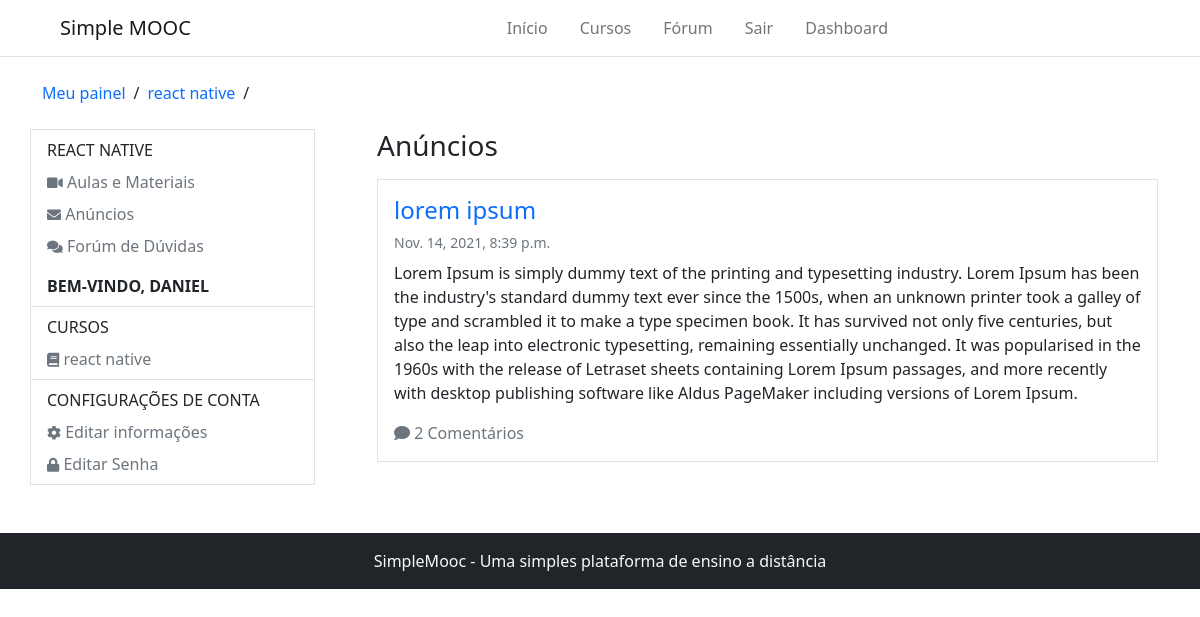
/accounts/course-adverts/react-native/ (signed in), run on an earlier commit of the app's database.
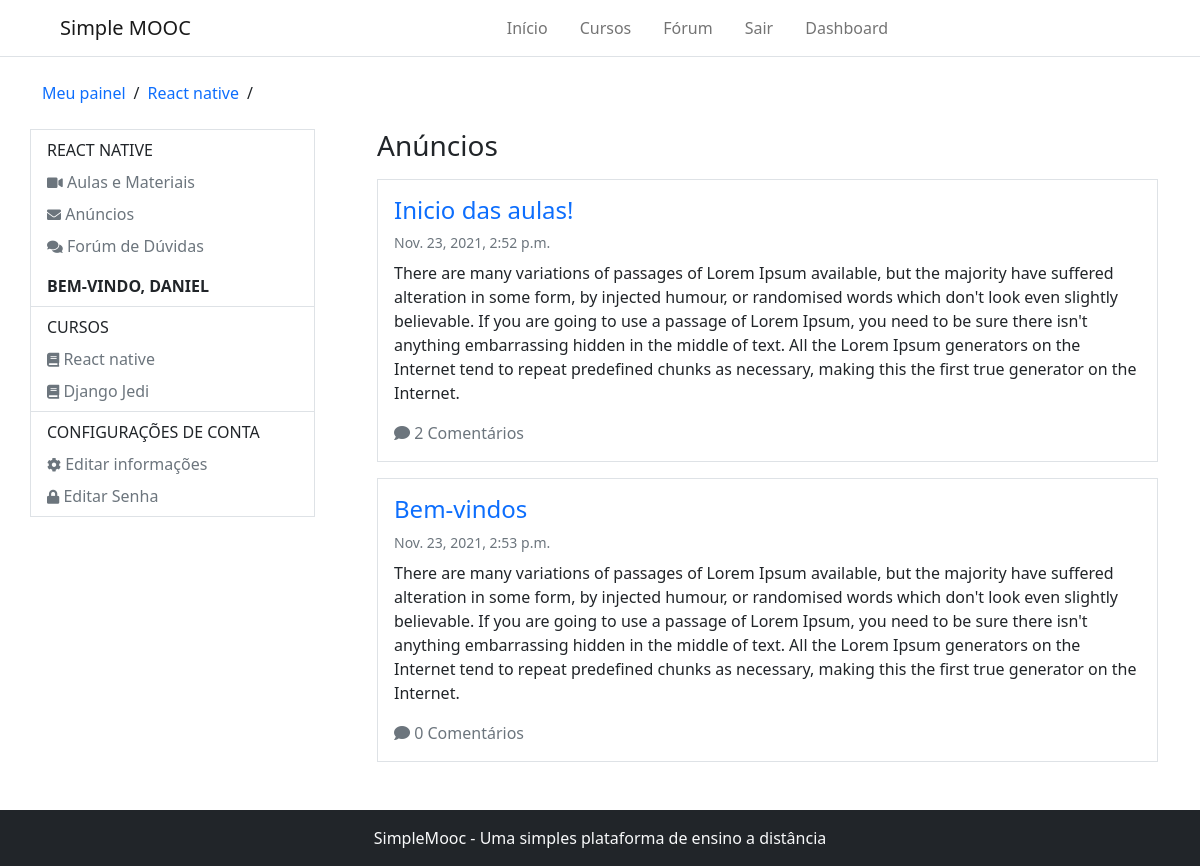
And on a later commit of the database.
### Courses/models.py (models this page shows, shortened)
class Course(models.Model):
    name_course = models.CharField(max_length=50, verbose_name='Nome do curso')
    slug_course = models.SlugField(verbose_name='Atalho', blank=True)
    description_course = models.CharField(max_length=255, verbose_name='Descrição do curso')
    about_course = models.TextField(verbose_name='Sobre o curso')
    image_course = models.ImageField(upload_to='course_img/%Y/%m/%d', verbose_name='Imagem', null=True, blank=True)
    created_at = models.DateTimeField(auto_now_add= True, verbose_name='Data de criação')
    update_at = models.DateTimeField(auto_now=True, verbose_name='Data de atualização')
    objects = CourseManager()
    def __str__(self):
        return self.name_course
    def course_adverts_url(self):
        return reverse('course-adverts', args=[self.slug_course])
    class Meta:
        verbose_name = 'curso'
        verbose_name_plural = 'cursos'

class subscribe(models.Model):
    STATUS_CHOICES = (
        (0, 'Análise'),
        (1, 'Aprovado'),
        (2, 'Cancelado'),
    )
    user = models.ForeignKey(settings.AUTH_USER_MODEL, on_delete=models.CASCADE, verbose_name='Usuário')
    course = models.ForeignKey(Course, on_delete=models.CASCADE, verbose_name='Curso')
    status = models.IntegerField(choices=STATUS_CHOICES, default=0, blank=True, verbose_name='Situação')
    created_at = models.DateTimeField(auto_now_add=True, verbose_name='Criado em')
    update_at = models.DateTimeField(auto_now=True, verbose_name='Atualizado em')
    def is_approved(self):
        return self.status == 1
    class Meta:
        verbose_name = 'Inscrição'
        verbose_name_plural = 'Inscrições'
        unique_together = (('user', 'course'),)

class Advert(models.Model):
    course = models.ForeignKey(Course, on_delete=models.CASCADE, verbose_name='Curso', related_name='Adverts')
    title = models.CharField(max_length=100, verbose_name='Título do anúncio')
    content = models.TextField(verbose_name='Conteúdo')
    created_at = models.DateTimeField(auto_now_add=True, verbose_name='Criado em')
    update_at = models.DateTimeField(auto_now=True, verbose_name='Atualizado em')
    class Meta:
        verbose_name = 'Anúncio'
        verbose_name_plural = 'Anúncios'

### Accounts/models.py (models this page shows, shortened)
class User(AbstractBaseUser, PermissionsMixin):
    username = models.CharField(max_length=50, verbose_name='Nome de usuário', unique=True,
        validators=[validators.RegexValidator(re.compile('^[\w.@+-]+$'),
        'O nome de usuário só pode conter letras números, ou os seguintes caracteres: @/./+/-/_',
        'invalid')]
    )
    email = models.EmailField(unique=True, verbose_name='E-mail')
    full_name = models.CharField(max_length=100, blank=True, verbose_name='Nome completo')
    is_active = models.BooleanField(blank=True, default=True, verbose_name='Está ativo?')
    is_staff = models.BooleanField(blank=True, default=False, verbose_name='Pertence a equipe?')
    date_joined = models.DateTimeField(auto_now_add=True, verbose_name='Data de entrada')
    objects = UserManager()
    USERNAME_FIELD = 'username'
    REQUIRED_FIELDS = ['email', 'full_name']
    def __str__(self):
        return self.username
    class Meta:
        verbose_name = 'Usuário'
        verbose_name_plural = 'Usuários'

### Accounts/decorators.py (the view)
    def wrapper(request, *args, **kwargs):
        slug = kwargs.get('slug')
        course = get_object_or_404(Course, slug_course=slug)
        try:
            subscriber = get_object_or_404(subscribe, user=request.user, course=course)
        except:
            messages.error(request, 'Desculpe, mas você não tem permissão para acessar essa página')
            return redirect('dashboard')
        if not subscriber.is_approved():
            messages.error(request, 'A sua inscrição no curso ainda está pendente')
            return redirect('dashboard')
        request.course = course
        return detail_advert(request, *args, **kwargs)

### Accounts/views.py (called while the page is built)
@login_required
@subscription_required
def course_adverts(request, slug):
    course = request.course
    adverts = course.Adverts.all()
    return render(request, 'registration/course_adverts.html', {'course': course, 'adverts': adverts})

### Courses/templatetags/courses_tags.py (called while the page is built)
@register.inclusion_tag('partials/_my_courses.html')
def user_courses(user):
    registrations = subscribe.objects.order_by('-id').filter(user=user)
    return {'registrations': registrations}

### Accounts/templates/registration/course_adverts.html
{% extends 'registration/dashboard.html' %}
{% block 'breadcrumbs' %}
    {{ block.super }}
    <li><a href="{{ course.course_adverts_url }}" class="text-decoration-none">{{ course }}</a></li>
    <li>/</li>
{% endblock %}
{% block 'dashboard-aside' %}
    <ul class="nav flex-column px-3 py-2">
        <p class="mb-0 text-uppercase">{{ course }}</p>
        <li class="nav-item">
            <a class="nav-link px-0 link-secondary pb-0" href="{% url 'lessons' course.slug_course %}">
                <i class="fas fa-video" style="font-size: 14px"></i> Aulas e Materiais
            </a>
        </li>
        <li class="nav-item">
            <a class="nav-link px-0 link-secondary pb-0" href="{% url 'course-adverts' course.slug_course %}">
                <i class="fas fa-envelope" style="font-size: 14px"></i> Anúncios
            </a>
        </li>
        <li class="nav-item">
            <a class="nav-link px-0 link-secondary pb-0" href="{% url 'forum' %}">
                <i class="fas fa-comments" style="font-size: 14px"></i> Forúm de Dúvidas
            </a>
        </li>
    </ul>
    {{ block.super }}
{% endblock %}
{% block 'dashboard-main' %}
    <h1 class="fs-3 mb-3">Anúncios</h1>
    <div class="d-flex flex-column gap-3">
        {% for advert in adverts %}
            <div class="border border-1 p-3">
                <h2 class="fs-4">
                    <a href="{% url 'detail-advert' course.slug_course advert.id %}" class="text-decoration-none">{{ advert.title }}</a>
                </h2>
                <small class="text-muted d-block mb-2">{{ advert.created_at }}</small>
                <p>{{ advert.content }}</p>
                <i class="fas fa-comment text-secondary"></i>
                <a href="#" class="text-decoration-none text-muted">
                    {% with comments_count=advert.Comments.count %}
                        {{ comments_count }} Comentário{{ comments_count|pluralize }}
                    {% endwith %}
                </a>
            </div>
        {% endfor %}
    </div>
{% endblock %}

### Accounts/templates/registration/dashboard.html (shortened to what this page needs)
{% extends 'base.html' %}
{% load courses_tags %}
{% block 'content' %}
    {% include 'partials/_header.html' %}
    <div class="container">
        <ul class="d-flex align-items-center my-4 p-0 gap-2" style="list-style: none;">
            {% block 'breadcrumbs' %}
                <li><a href="{% url 'dashboard' %}" class="text-decoration-none">Meu painel</a></li>
                <li>/</li>
            {% endblock %}
        </ul>
        <div class="row mb-5">
            <div class="col-3 p-0 d-block border border-1" style="margin-right: 50px; height: max-content;">
                {% block 'dashboard-aside' %}
                    <p class="text-uppercase fw-bold px-3 py-2 m-0 border-bottom">bem-vindo, {{ user.username }}</p>
                    <ul class="nav flex-column border-bottom px-3 py-2">
                        <p class="mb-0 text-uppercase">Cursos</p>
                        {% user_courses user %}
                    </ul>
                    <ul class="nav flex-column px-3 py-2">
                        <p class="mb-0 text-uppercase">Configurações de conta</p>
                        <li class="nav-item">
                            <a class="nav-link px-0 link-secondary pb-0" href="{% url 'edit_account' %}">
                                <i class="fas fa-cog" style="font-size: 14px"></i> Editar informações
                            </a>
                        </li>
                        <li class="nav-item">
                            <a class="nav-link px-0 link-secondary pb-0" href="{% url 'edit_password' %}">
                                <i class="fas fa-lock" style="font-size: 14px"></i> Editar Senha
                            </a>
                        </li>
                    </ul>
                {% endblock %}
            </div>
            <div class="col">
                {% block 'dashboard-main' %}{% endblock %}
            </div>
        </div>
    </div>
    {% include 'partials/_footer.html' %}
{% endblock %}

### templates/base.html (shortened to what this page needs)
{% load static %}
<!DOCTYPE html>
<html lang="pt-br">
<head>
    <link rel="stylesheet" href="https://use.fontawesome.com/releases/v5.15.4/css/all.css">
    <link href="https://cdn.jsdelivr.net/npm/bootstrap@5.0.2/dist/css/bootstrap.min.css" rel="stylesheet">
</head>
<body>
    <div id="content">
        {% block 'content' %} {% endblock %}
    </div>
</body>
</html>

### templates/partials/_header.html (shortened to what this page needs)
<nav class="navbar navbar-expand-lg navbar-light bg-light border-bottom" style="background-color: white !important;">
    <div class="container-fluid">
        <a class="navbar-brand ms-5" href="/">Simple MOOC</a>
        <div class="collapse navbar-collapse" id="navbarSupportedContent">
            <ul class="navbar-nav me-auto mb-2 mb-lg-0 mx-auto" style="gap: 1rem;">
                <li class="nav-item">
                    {% if home %}
                        <a class="nav-link active" aria-current="page" href="{% url 'home' %}">Início</a>
                    {% else %}
                        <a class="nav-link" aria-current="page" href="{% url 'home' %}">Início</a>
                    {% endif %}
                </li>
                <li class="nav-item">
                    {% if courses %}
                        <a class="nav-link active" aria-current="page" href="{% url 'courses' %}">Cursos</a>
                    {% else %}
                        <a class="nav-link" aria-current="page" href="{% url 'courses' %}">Cursos</a>
                    {% endif %}
                </li>
                <li class="nav-item">
                    <a class="nav-link" aria-current="page" href="{% url 'forum' %}">Fórum</a>
                </li>
                {% if user.is_authenticated %}
                    <li class="nav-item">
                        <a class="nav-link" aria-current="page" href="{% url 'logout' %}">Sair</a>
                    </li>
                    <li class="nav-item">
                        <a class="nav-link" aria-current="page" href="{% url 'dashboard' %}">Dashboard</a>
                    </li>
                {% else %}
                    <li class="nav-item">
                        <a class="nav-link" aria-current="page" href="{% url 'login' %}">Entrar</a>
                    </li>
                {% endif %}
            </ul>
        </div>
    </div>
</nav>

### templates/partials/_my_courses.html
{% for subscribe in registrations %}
    <li class="nav-item">
        <a class="nav-link px-0 link-secondary pb-0" aria-current="page" href="{{ subscribe.course.course_user_url }}">
            <i class="fas fa-book" style="font-size: 14px"></i> {{ subscribe.course }}
        </a>
    </li>
{% empty %}
    <p class="text-muted">Você não está escrito em nenhum curso</p>
{% endfor %}

### templates/partials/_footer.html
<footer class="text-center bg-dark py-3 mt-5">
    <small class="text-light fs-6">SimpleMooc - Uma simples plataforma de ensino a distância</small>
</footer>

What changed in the data, as far as the page shows it:
removed Course: name_course "react native", name_course "REACT NATIVE"
removed subscribe: course "react native"
removed Advert: title "lorem ipsum", created_at "Nov. 14, 2021, 8:39 p.m.", content "Lorem Ipsum is simply dummy text of the printing and typesetting industry. Lorem Ipsum has been the industry's standard dummy text ever since the 1500s, when an unknown printer took a galley of type and scrambled it to make a type specimen book. It has survived not only five centuries, but also the leap into electronic typesetting, remaining essentially unchanged. It was popularised in the 1960s with the release of Letraset sheets containing Lorem Ipsum passages, and more recently with desktop publishing software like Aldus PageMaker including versions of Lorem Ipsum.", Comments.count "2"
added Course: name_course "React native", name_course "REACT NATIVE"
added subscribe: course "React native"
added subscribe: course "Django Jedi"
added Advert: title "Inicio das aulas!", created_at "Nov. 23, 2021, 2:52 p.m.", content "There are many variations of passages of Lorem Ipsum available, but the majority have suffered alteration in some form, by injected humour, or randomised words which don't look even slightly believable. If you are going to use a passage of Lorem Ipsum, you need to be sure there isn't anything embarrassing hidden in the middle of text. All the Lorem Ipsum generators on the Internet tend to repeat predefined chunks as necessary, making this the first true generator on the Internet.", Comments.count "2"
added Advert: title "Bem-vindos", created_at "Nov. 23, 2021, 2:53 p.m.", content "There are many variations of passages of Lorem Ipsum available, but the majority have suffered alteration in some form, by injected humour, or randomised words which don't look even slightly believable. If you are going to use a passage of Lorem Ipsum, you need to be sure there isn't anything embarrassing hidden in the middle of text. All the Lorem Ipsum generators on the Internet tend to repeat predefined chunks as necessary, making this the first true generator on the Internet.", Comments.count "0"
